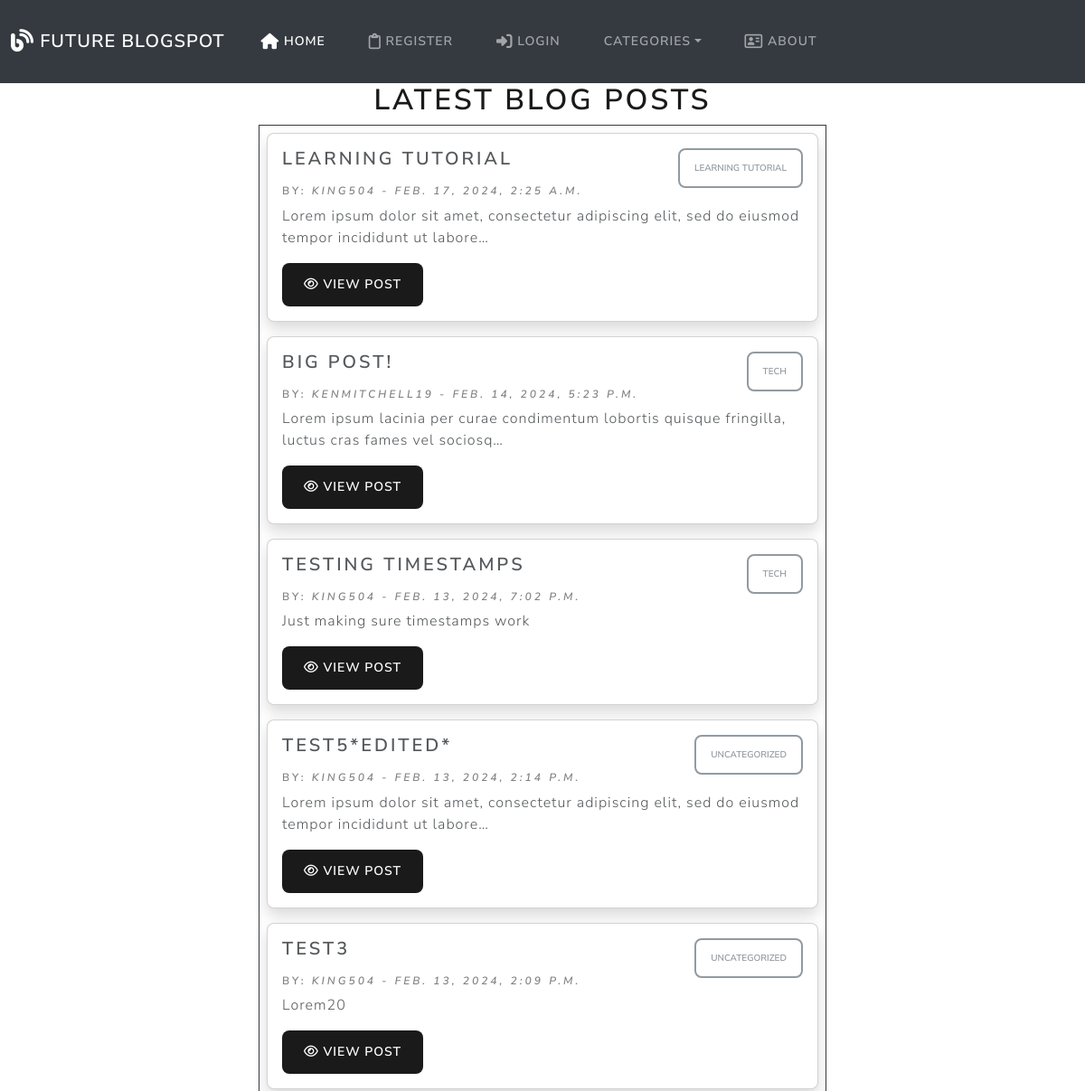
The app's page / (upper part), older data.
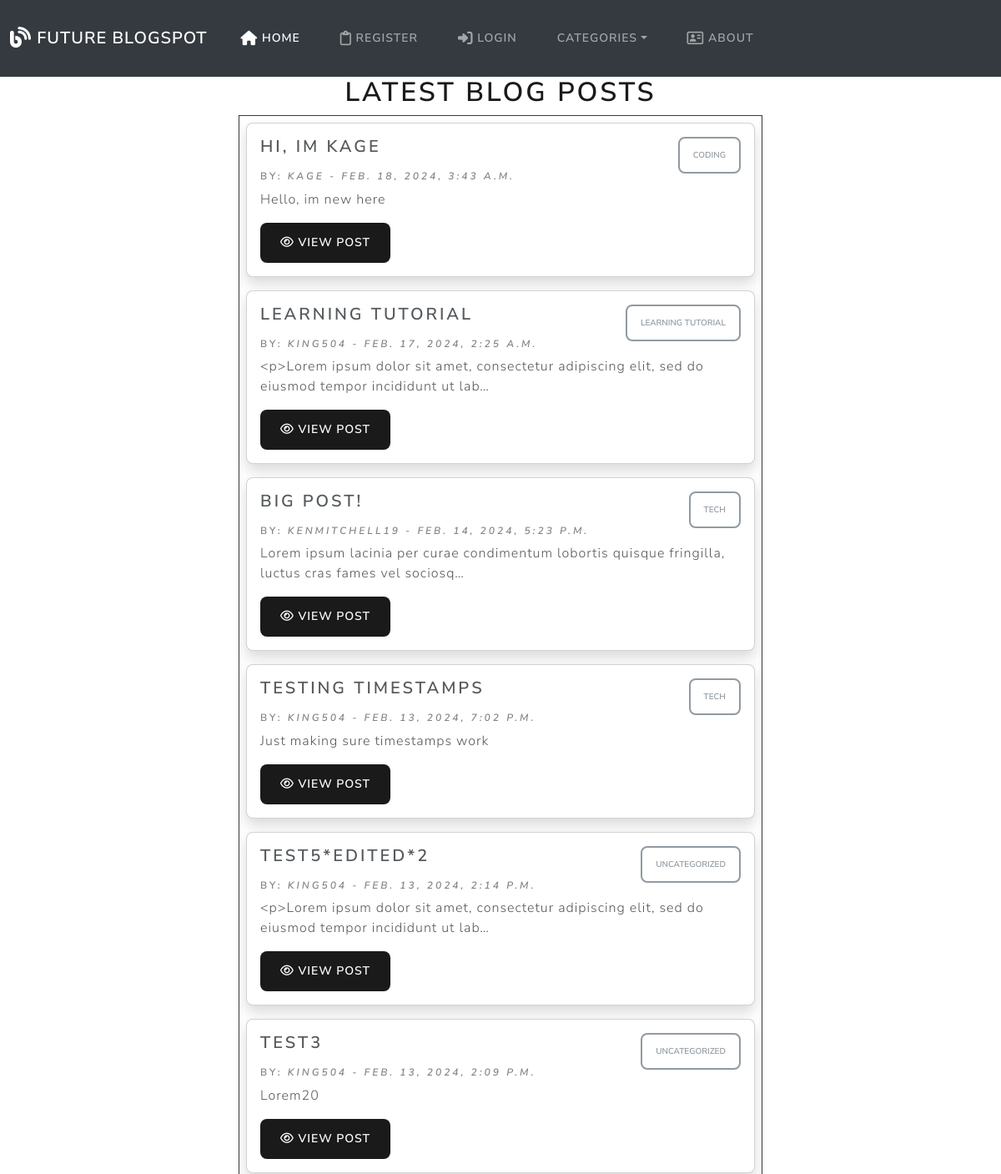
The same page, newer data.
### theblog/models.py (models this page shows, shortened)
class Post(models.Model):
    title = models.CharField(max_length=100)
    title_tag = models.CharField(max_length=100, default='Title')
    author = models.ForeignKey(User, on_delete=models.CASCADE)
    body = RichTextField(blank=True, null=True)
    created_at = models.DateTimeField(default=timezone.now)
    likes = models.ManyToManyField(User, related_name='blog_posts')
    category = models.CharField(max_length=100, default='uncategorized')

### theblog/views.py (the view)
# urls.py: path('', HomeView.as_view(), name='home'),
class HomeView(ListView):
    model = Post
    template_name = 'home.html'
    cats = Category.objects.all()
    def get_context_data(self, *args, **kwargs):
        cat_menu = Category.objects.all()
        context = super(HomeView, self).get_context_data(*args, **kwargs)
        context["cat_menu"] = cat_menu
        return context
    def get_queryset(self):
        return Post.objects.all().order_by('-created_at')

### theblog/models.py (called while the page is built)
    def __str__(self):
        return self.name

### theblog/templates/home.html (shortened to what this page needs)
{% extends 'base.html' %}
{% block body %}
<div class="container-fluid">
    <h1 class="text-center">Latest Blog Posts</h1>
    <div class="row">
        <div class="col-md-7 mx-auto">
            <div class="card border-dark mb-4 me-4 ms-4" style="">
                {% for post in object_list %}
                <div class="card mt-2 mb-2 ms-2 me-2 rounded-3 shadow">
                    <div class="card-body">
                        <div class="justify-content-between d-flex">
                            <h4 class="card-title">{{post.title}}</h4>
                           <a href="{% url 'category' post.category|slugify %}">
                            <button type="button" class="btn rounded-3 btn-sm btn-outline-secondary">{{post.category}}</button>
                           </a>
                        </div>
                        <h6 class="card-subtitle mb-2 text-muted">by: <cite title="Source Title">{{post.author}} - {{ post.created_at }}</cite></h6>
                        <p class="card-text">{{ post.body|truncatechars:100 }}</p>
                        <a href="{% url 'post' post.pk %}" class="btn btn-primary card-link rounded-3">
                            <i class="fa-regular fa-eye"></i>
                            View Post
                        </a>
                    </div>
                </div>
                {% endfor %}
            </div>
        </div>
    </div>
</div>
{% endblock %}

Row changes from the older to the newer data that the page shows:
added Post: title "HI, IM KAGE", category "CODING", author "KAGE", created_at "FEB. 18, 2024, 3:43 A.M.", body "Hello, im new here"
changed Post "LEARNING TUTORIAL": body "Lorem ipsum dolor sit amet, consectetur adipiscing elit, sed do eiusmod tempor incididunt ut labore…" → "<p>Lorem ipsum dolor sit amet, consectetur adipiscing elit, sed do eiusmod tempor incididunt ut lab…"
changed Post: title "TEST5*EDITED*" → "TEST5*EDITED*2"; body "Lorem ipsum dolor sit amet, consectetur adipiscing elit, sed do eiusmod tempor incididunt ut labore…" → "<p>Lorem ipsum dolor sit amet, consectetur adipiscing elit, sed do eiusmod tempor incididunt ut lab…"
